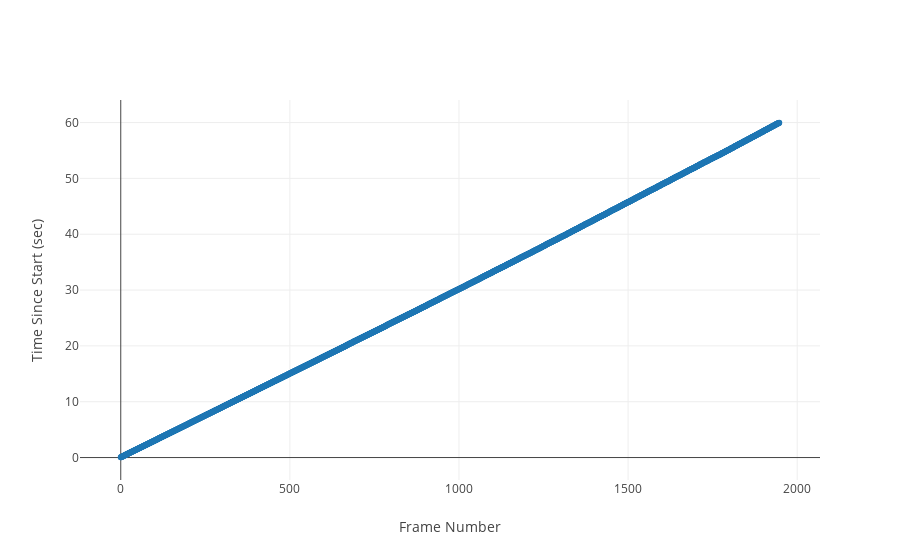

This figure's notebook cell:
### Markdown cell above
Looks pretty good, right?

### Code cell
fig = {
    'data': [{
        'x': frame_df.value, 
        'y': frame_df.secondsSinceStart, 
        'text': '', 
        'mode': 'markers', 
        'name': ''
    }],
    'layout': {
        'xaxis': {'title': 'Frame Number'},
        'yaxis': {'title': "Time Since Start (sec)"}
    }
}

iplot(fig, filename='pandas/multiple-scatter')

### Figure 1 — Plotly figure (JSON) as saved in the notebook; plotly's stock layout.template omitted (floating-point values rounded to 4 significant figures; data arrays with more than 128 entries replaced by an {"elided": "..."} marker saying what was removed)
{"data": [{"mode": "markers", "name": "", "text": "", "x": {"elided": "1948 int values"}, "y": {"elided": "1948 float values"}}], "layout": {"xaxis": {"title": "Frame Number"}, "yaxis": {"title": "Time Since Start (sec)"}}}
